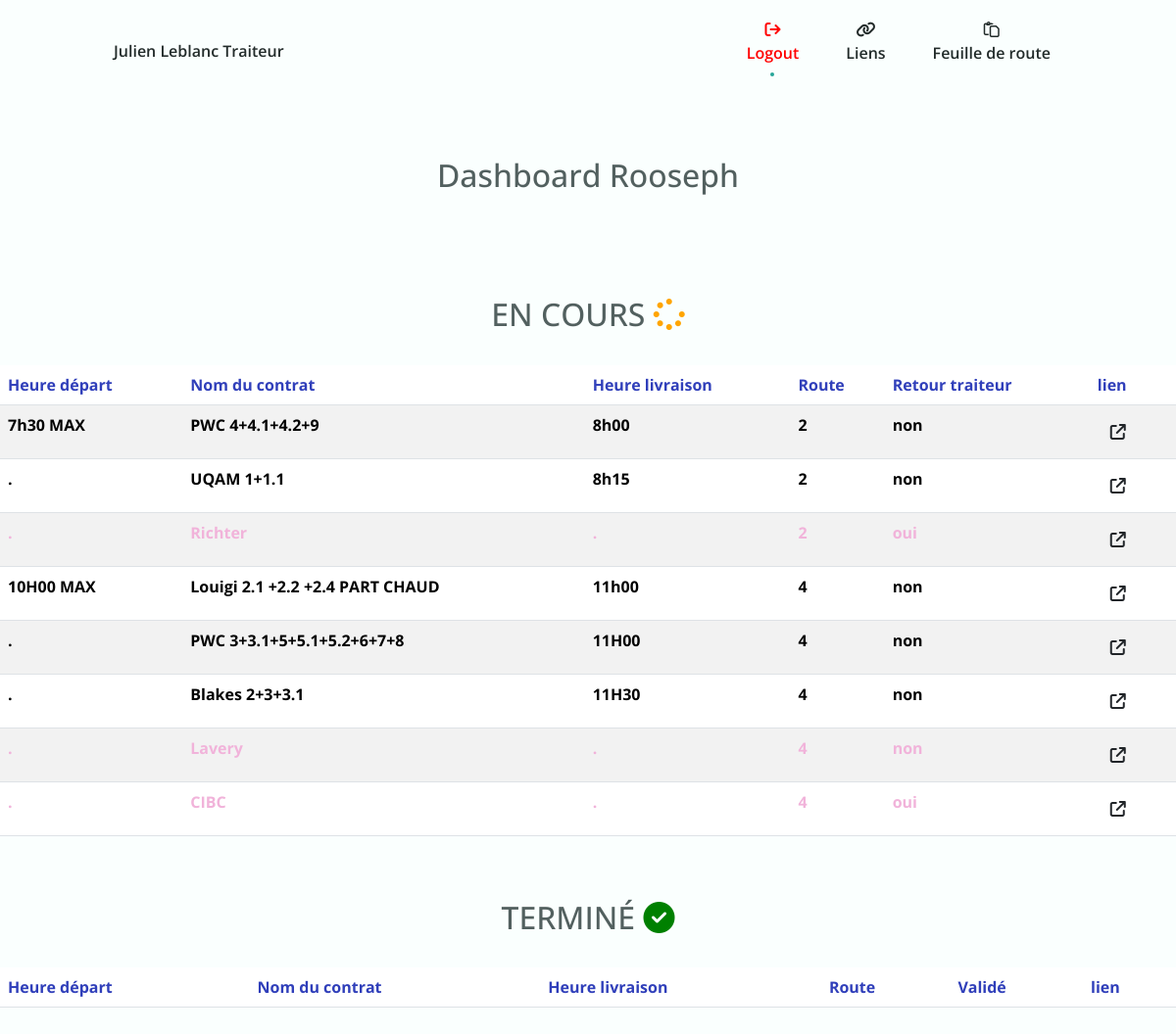
/journee/1/livreur/2 (signed in), run on an earlier commit of the app's database.
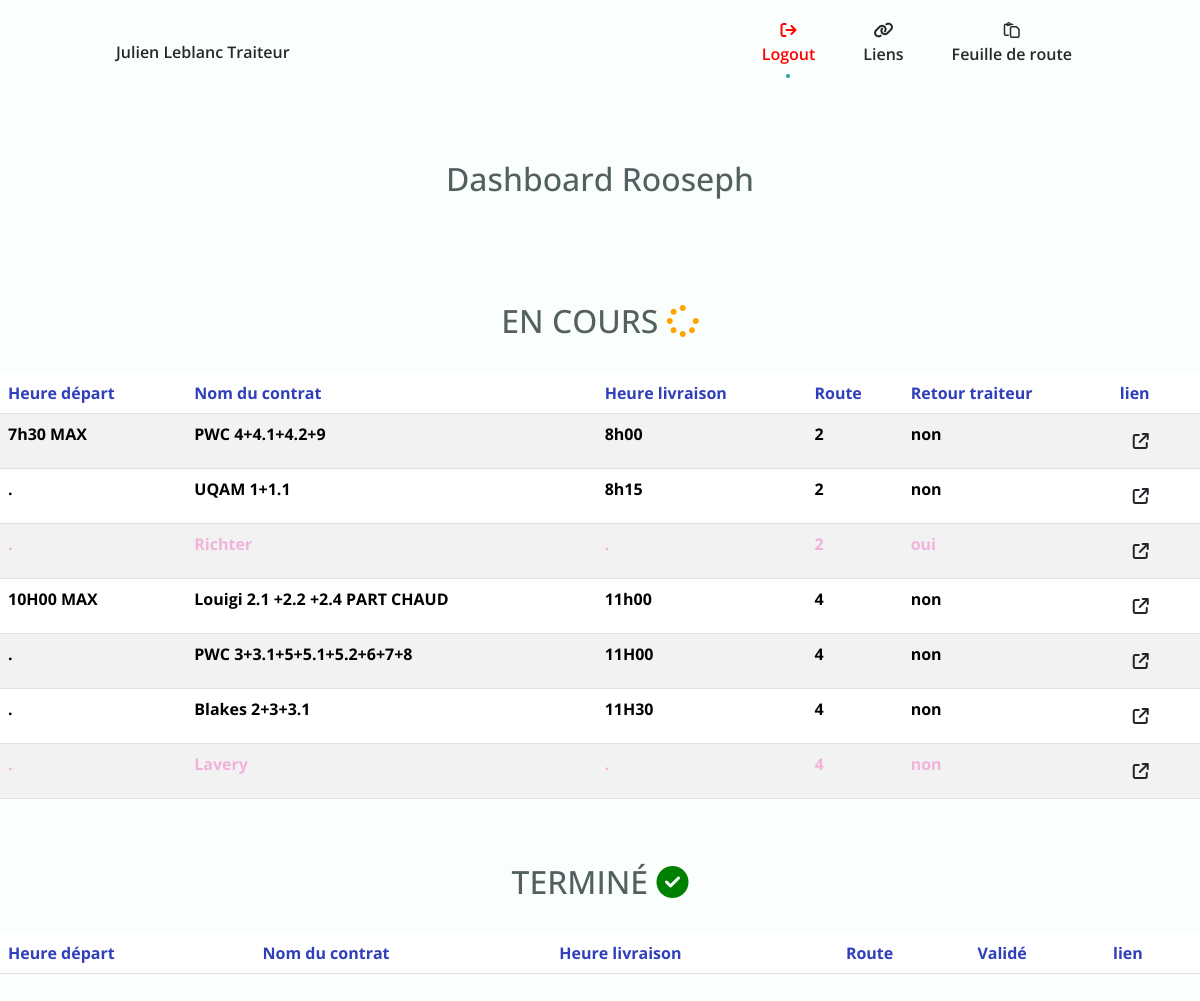
And on a later commit of the database.
### listings/models.py (models this page shows, shortened)
class Livraison(models.Model):
    nom = models.fields.CharField(max_length=100)
    route = models.ForeignKey(Route, null=True, blank=True, on_delete=models.SET_NULL)
    heure_depart = models.fields.CharField(null=True, blank=True, max_length=100)
    heure_livraison = models.fields.CharField(null=True, blank=True, max_length=100)
    client = models.ForeignKey(Client, null=True, on_delete=models.SET_NULL)
    date = models.fields.DateField(null=True, blank=True,)
    commentaire = models.fields.CharField(null=True, blank=True, max_length=100)
    details_commande = models.FileField(null=True, blank=True, upload_to='media/commandesdetail/')
    infodetail = models.fields.CharField(null=True, blank=True, max_length=100)
    livreur = models.ForeignKey(Livreur, null=True, blank=True, on_delete=models.SET_NULL)
    aidelivreur = models.fields.CharField(null=True, blank=True, max_length=100)
    checklist = models.fields.CharField(null=True, blank=True, max_length =3)
    retourtraiteur = models.fields.CharField(null=True, blank=True, max_length = 3)
    recuperation = models.fields.CharField(null=True, blank=True, max_length = 3)
    status = models.BooleanField(default=False)

class Route(models.Model):
     nom = models.fields.CharField(max_length=100)
     def __str__(self):
        return f'{self.nom}'

### listings/views.py (the view)
# urls.py: path('journee/<int:id>/livreur/<int:pk>', views.dashboard, name='dashboard'),
def dashboard(request, pk, id):  # notez le paramètre id supplémentaire
    if request.user.is_authenticated :
        livreur = Livreur.objects.get(user_id= pk)
        livraisonsroute  = Livraison.objects.order_by('route')
        taches = Tacheafaire.objects.all()
        journee = Journee.objects.get(id=id)
        recuperation = "oui"
        countlivraisonok = Livraison.objects.filter(status=True)
        return render(request, "listings/dashboard.html", context={'livreur':livreur,
                                                                'livraisonsroute' : livraisonsroute,
                                                                'taches' : taches,
                                                                'recuperation' : recuperation,
                                                                'journee' : journee,
                                                                'countlivraisonok' : countlivraisonok,
                                                                })
    else:
        return redirect('home')

### listings/templates/listings/dashboard.html (shortened to what the changed rows need)
{% extends 'listings/base.html' %}
{% load static %}
{% block content %}
<br>
<br>
<br>
<div style="text-align: center;">
    <h2>Dashboard {{ livreur.nom }}</h2>
    <br>
    <br>
</div>
<br>
  <br>
  <h2 style="text-align: center;" id="listlivraisons">EN COURS <i class="fa-solid fa-spinner fa-spin" style="color: orange;"></i>
</h2>
  <br>
            <table class="table table-striped">
              <thead class="thead-dark">
                <tr>
                  <th scope="col" style="color: #303FBA;">Heure départ</th>
                  <th scope="col" style="color: #303FBA;">Nom du contrat</th>
                  <th scope="col" style="color: #303FBA;">Heure livraison</th>
                  <th scope="col" style="color: #303FBA;">Route</th>
                  <th scope="col" style="color: #303FBA;">Retour traiteur</th>
                  <th scope="col" style="color: #303FBA;">lien</th>
                </tr>
              </thead>
              <tbody>
                {% for livraison in livraisonsroute %}
                {% if livraison.date == journee.date and livraison.livreur.nom == livreur.nom and livraison.status == False and livraison.recuperation == recuperation %}
                <tr>
                  <td style="color: #F1B3DA;"><strong>{{ livraison.heure_depart }}</strong></td>
                  <td style="color: #F1B3DA;"><strong>{{livraison.nom}}</strong></td>
                  <td style="color: #F1B3DA;"><strong>{{ livraison.heure_livraison }}</strong></td>
                  <td style="color: #F1B3DA;"><strong>{{ livraison.route }}</strong></td>
                  <td style="color: #F1B3DA;"><strong>{{livraison.retourtraiteur}}</strong></td>
                  <td style="color: #F1B3DA;"><a href="{% url 'livraison-detail' livraison.id %}" class="btn" ><i class="fa-solid fa-arrow-up-right-from-square"></i></a></td>
                </tr>
                {% elif livraison.date == journee.date and livraison.livreur.nom == livreur.nom and livraison.status == False %}
                <tr>
                  <td><strong>{{ livraison.heure_depart }}</strong></td>
                  <td ><strong>{{livraison.nom}}</strong></td>
                  <td ><strong>{{ livraison.heure_livraison }}</strong></td>
                  <td ><strong>{{ livraison.route }}</strong></td>
                  <td ><strong>{{livraison.retourtraiteur}}</strong></td>
                  <td ><a href="{% url 'livraison-detail' livraison.id %}" class="btn" ><i class="fa-solid fa-arrow-up-right-from-square"></i></a></td>
                </tr>
                  {% endif %}
                {% endfor %}
              </tbody>
            </table>
                <br>
                <br>
  <h2 style="text-align: center;" id="listlivraisons">TERMINÉ <i class="fa-solid fa-circle-check" style="color: green;"></i></h2>
  <br>
  <table class="table table-striped">
    <thead class="thead-dark">
      <tr>
        <th scope="col" style="color: #303FBA;">Heure départ</th>
        <th scope="col" style="color: #303FBA;">Nom du contrat</th>
        <th scope="col" style="color: #303FBA;">Heure livraison</th>
        <th scope="col" style="color: #303FBA;">Route</th>
        <th scope="col" style="color: #303FBA;">Validé</th>
        <th scope="col" style="color: #303FBA;">lien</th>
      </tr>
    </thead>
            </table>
<br>
<br>
<br>
<br>
<br>
{% endblock %}

What changed in the data, as far as the page shows it:
no longer on this page (row edited): Livraison: heure_depart ".", nom "CIBC", heure_livraison ".", route "4", retourtraiteur "oui"
